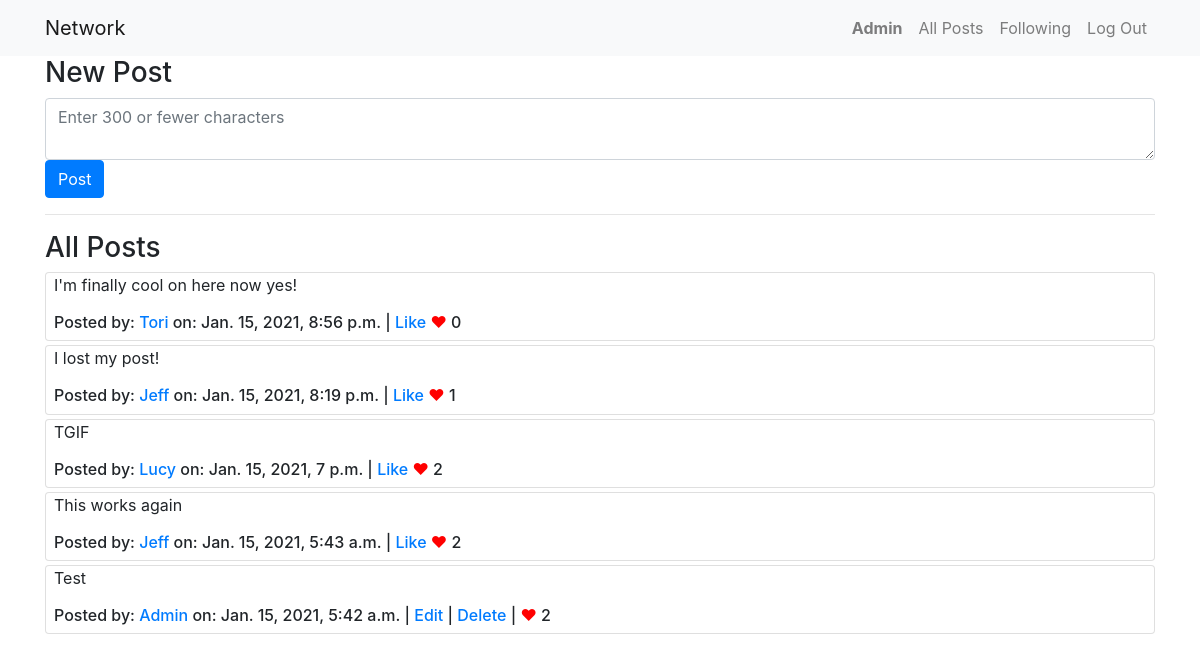
/ (signed in), run on the app's committed database.
### network/models.py (models this page shows)
class User(AbstractUser):
    pass

class Post(models.Model):
    owner = models.CharField(max_length=50)
    content = models.CharField(max_length=300)
    created_date = models.DateTimeField(auto_now_add=True)
    liked = models.ManyToManyField('User', default=None, blank=True, related_name='likes')

### network/views.py (the view)
# urls.py: path("", views.index, name="index"),
def index(request):
    return render(request, "network/index.html", {
        "allPosts": Post.objects.order_by('-created_date')
    })

### network/templates/network/index.html (shortened to what this page needs)
{% extends "network/layout.html" %}
{% block body %}
    <div class="container">
    {% if user.is_authenticated %}
        <h3>New Post</h3>
        <form action="{% url 'new_post' %}" method="post">
            <textarea name="new-post" id="new-post" cols="30" rows="2" class="form-control" placeholder="Enter 300 or fewer characters"></textarea>
            <input type="submit" value="Post" class="btn btn-primary">
        </form>
        <hr>
    {% endif %}
        <h3>All Posts</h3>
        {% include 'network/card.html' %}
    </div>
{% endblock %}

### network/templates/network/layout.html (shortened to what this page needs)
{% load static %}
<!DOCTYPE html>
<html lang="en">
    <head>
        <link rel="stylesheet" href="https://stackpath.bootstrapcdn.com/bootstrap/4.4.1/css/bootstrap.min.css">
        <link href="{% static 'network/styles.css' %}" rel="stylesheet">
    </head>
    <body>
        <nav class="navbar navbar-expand-lg navbar-light bg-light align-items-left">
            <div class="container">
            <a class="navbar-brand" href="{% url 'index' %}">Network</a>
            <div>
              <ul class="navbar-nav mr-auto">
                {% if user.is_authenticated %}
                    <li class="nav-item">
                        <a class="nav-link" href="{% url 'profile' user.username %}"><strong>{{ user.username|capfirst }}</strong></a>
                    </li>
                {% endif %}
                <li class="nav-item">
                  <a class="nav-link" href="{% url 'index' %}">All Posts</a>
                </li>
                {% if user.is_authenticated %}
                    <li class="nav-item">
                        <a class="nav-link" href="{% url 'following' %}">Following</a>
                    </li>
                    <li class="nav-item">
                        <a class="nav-link" href="{% url 'logout' %}">Log Out</a>
                    </li>
                {% endif %}
              </ul>
            </div>
            </div>
        </nav>
        <div class="body">
            {% block body %}
            {% endblock %}
        </div>
    </body>
</html>

### network/templates/network/card.html (shortened to what this page needs)
{% for post in allPosts %}
<div class="card mb-1 px-2">
    <p class="content">{{post.content}}</p>
    <h6>
        Posted by:
        {% if user.is_authenticated %}
        <a href="{% url 'profile' post.owner %}">{{post.owner|capfirst}}</a>
        {% else %}
        {{post.owner|capfirst}}
        {% endif %}
        on: <span class="date">{{post.created_date}}</span>
        |
        {% if user.username == post.owner %}
        <a href="#" class="edit-btn">Edit</a> |
        <a href="#" class="delete-btn" data-postId="{{post.id}}">Delete</a> |
        {% endif %}
        {% if not user.username == post.owner and user.is_authenticated %}
            {% if request.user in post.liked.all %}
            <a href="#" data-postId="{{post.id}}" class="like-btn">Unlike</a>
            {% else %}
            <a href="#" data-postId="{{post.id}}" class="like-btn">Like</a>
            {% endif %}
        {% endif %}
        <span style="color:red;">&hearts;</span> <span class="like-count">{{ post.liked.all.count }}</span>
    </h6>
</div>
{% endfor %}

### data on the page
User: username "Admin"
Post: content "I'm finally cool on here now yes!", owner "Tori", created_date "Jan. 15, 2021, 8:56 p.m.", liked.all.count "0"
Post: content "I lost my post!", owner "Jeff", created_date "Jan. 15, 2021, 8:19 p.m.", liked.all.count "1"
Post: content "TGIF", owner "Lucy", created_date "Jan. 15, 2021, 7 p.m.", liked.all.count "2"
Post: content "This works again", owner "Jeff", created_date "Jan. 15, 2021, 5:43 a.m.", liked.all.count "2"
Post: content "Test", owner "Admin", created_date "Jan. 15, 2021, 5:42 a.m.", liked.all.count "2"
